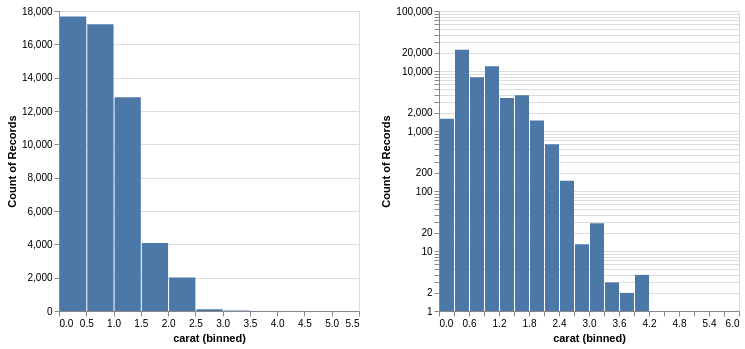

Write notebook code for a chart like this one.
### Code cell
chart1=alt.Chart(data_diamonds).mark_bar().encode(
        alt.X("carat", bin=True),
        y="count()"
        )
chart2=alt.Chart(data_diamonds).mark_bar().encode(
        alt.X("carat").bin(extent=[0,6],step=6/20),
        alt.Y("count()").scale(type="log")
        )

chart1 | chart2
# note: here we do not use a distinct histogram plot, but a basic bar chart, and supply it with transformed data
# via some specialized syntax

### Figure 1 — Vega specification as saved in the notebook (floating-point values rounded to 4 significant figures)
{"$schema": "https://vega.github.io/schema/vega/v5.json", "data": [{"name": "source_0"}, {"name": "data_0", "values": [{"__count": 1599, "bin_extent_0_6_step_0_3_carat": 0.0, "bin_extent_0_6_step_0_3_carat_end": 0.3}, {"__count": 22621, "bin_extent_0_6_step_0_3_carat": 0.3, "bin_extent_0_6_step_0_3_carat_end": 0.6}, {"__count": 7897, "bin_extent_0_6_step_0_3_carat": 0.6, "bin_extent_0_6_step_0_3_carat_end": 0.9}, {"__count": 12023, "bin_extent_0_6_step_0_3_carat": 0.9, "bin_extent_0_6_step_0_3_carat_end": 1.2}, {"__count": 3565, "bin_extent_0_6_step_0_3_carat": 1.2, "bin_extent_0_6_step_0_3_carat_end": 1.5}, {"__count": 3940, "bin_extent_0_6_step_0_3_carat": 1.5, "bin_extent_0_6_step_0_3_carat_end": 1.8}, {"__count": 1494, "bin_extent_0_6_step_0_3_carat": 1.8, "bin_extent_0_6_step_0_3_carat_end": 2.1}, {"__count": 600, "bin_extent_0_6_step_0_3_carat": 2.1, "bin_extent_0_6_step_0_3_carat_end": 2.4}, {"__count": 148, "bin_extent_0_6_step_0_3_carat": 2.4, "bin_extent_0_6_step_0_3_carat_end": 2.7}, {"__count": 29, "bin_extent_0_6_step_0_3_carat": 3.0, "bin_extent_0_6_step_0_3_carat_end": 3.3}, {"__count": 13, "bin_extent_0_6_step_0_3_carat": 2.7, "bin_extent_0_6_step_0_3_carat_end": 3.0}, {"__count": 2, "bin_extent_0_6_step_0_3_carat": 3.6, "bin_extent_0_6_step_0_3_carat_end": 3.9}, {"__count": 3, "bin_extent_0_6_step_0_3_carat": 3.3, "bin_extent_0_6_step_0_3_carat_end": 3.6}, {"__count": 4, "bin_extent_0_6_step_0_3_carat": 3.9, "bin_extent_0_6_step_0_3_carat_end": 4.2}, {"__count": 1, "bin_extent_0_6_step_0_3_carat": 4.8, "bin_extent_0_6_step_0_3_carat_end": 5.1}, {"__count": 1, "bin_extent_0_6_step_0_3_carat": 4.5, "bin_extent_0_6_step_0_3_carat_end": 4.8}]}, {"name": "data_1", "values": [{"__count": 17674, "bin_maxbins_10_carat": 0.0, "bin_maxbins_10_carat_end": 0.5}, {"__count": 17206, "bin_maxbins_10_carat": 0.5, "bin_maxbins_10_carat_end": 1.0}, {"__count": 12825, "bin_maxbins_10_carat": 1.0, "bin_maxbins_10_carat_end": 1.5}, {"__count": 4081, "bin_maxbins_10_carat": 1.5, "bin_maxbins_10_carat_end": 2.0}, {"__count": 2011, "bin_maxbins_10_carat": 2.0, "bin_maxbins_10_carat_end": 2.5}, {"__count": 30, "bin_maxbins_10_carat": 3.0, "bin_maxbins_10_carat_end": 3.5}, {"__count": 103, "bin_maxbins_10_carat": 2.5, "bin_maxbins_10_carat_end": 3.0}, {"__count": 4, "bin_maxbins_10_carat": 3.5, "bin_maxbins_10_carat_end": 4.0}, {"__count": 4, "bin_maxbins_10_carat": 4.0, "bin_maxbins_10_carat_end": 4.5}, {"__count": 1, "bin_maxbins_10_carat": 5.0, "bin_maxbins_10_carat_end": 5.5}, {"__count": 1, "bin_maxbins_10_carat": 4.5, "bin_maxbins_10_carat_end": 5.0}]}, {"name": "data_1_concat_0_y_domain___count", "values": [{"min": 1, "max": 17674}]}], "signals": [{"name": "concat_0_bin_maxbins_10_carat_bins", "value": {"fields": ["carat"], "fname": "bin_carat", "start": 0.0, "step": 0.5, "stop": 5.5}}, {"name": "concat_1_bin_extent_0_6_step_0_3_carat_bins", "value": {"fields": ["carat"], "fname": "bin_carat", "start": 0.0, "step": 0.3, "stop": 6.0}}, {"name": "childWidth", "value": 300}], "marks": [{"type": "group", "name": "concat_0_group", "encode": {"update": {"width": {"signal": "childWidth"}, "height": {"signal": "height"}}}, "marks": [{"type": "rect", "name": "concat_0_marks", "from": {"data": "data_1"}, "encode": {"update": {"fill": {"value": "#4c78a8"}, "x2": {"field": "bin_maxbins_10_carat", "scale": "concat_0_x", "offset": {"signal": "0.5 + (abs(scale(\"concat_0_x\", datum[\"bin_maxbins_10_carat_end\"]) - scale(\"concat_0_x\", datum[\"bin_maxbins_10_carat\"])) < 0.25 ? -0.5 * (0.25 - (abs(scale(\"concat_0_x\", datum[\"bin_maxbins_10_carat_end\"]) - scale(\"concat_0_x\", datum[\"bin_maxbins_10_carat\"])))) : 0.5)"}}, "x": {"field": "bin_maxbins_10_carat_end", "scale": "concat_0_x", "offset": {"signal": "0.5 + (abs(scale(\"concat_0_x\", datum[\"bin_maxbins_10_carat_end\"]) - scale(\"concat_0_x\", datum[\"bin_maxbins_10_carat\"])) < 0.25 ? 0.5 * (0.25 - (abs(scale(\"concat_0_x\", datum[\"bin_maxbins_10_carat_end\"]) - scale(\"concat_0_x\", datum[\"bin_maxbins_10_carat\"])))) : -0.5)"}}, "y": {"field": "__count", "scale": "concat_0_y"}, "y2": {"value": 0, "scale": "concat_0_y"}}}, "style": ["bar"]}], "axes": [{"scale": "concat_0_y", "grid": true, "tickCount": {"signal": "ceil(height/40)"}, "domain": false, "minExtent": 0, "labels": false, "orient": "left", "gridScale": "concat_0_x", "aria": false, "maxExtent": 0, "ticks": false, "zindex": 0}, {"scale": "concat_0_x", "tickCount": {"signal": "ceil(childWidth/10)"}, "orient": "bottom", "grid": false, "title": "carat (binned)", "labelFlush": true, "labelOverlap": true, "zindex": 0}, {"scale": "concat_0_y", "labelOverlap": true, "tickCount": {"signal": "ceil(height/40)"}, "title": "Count of Records", "zindex": 0, "orient": "left", "grid": false}], "style": "cell"}, {"type": "group", "name": "concat_1_group", "encode": {"update": {"width": {"signal": "childWidth"}, "height": {"signal": "height"}}}, "marks": [{"type": "rect", "name": "concat_1_marks", "from": {"data": "data_0"}, "encode": {"update": {"y2": {"signal": "scale('concat_1_y', domain('concat_1_y')[0])"}, "x": {"field": "bin_extent_0_6_step_0_3_carat_end", "scale": "concat_1_x", "offset": {"signal": "0.5 + (abs(scale(\"concat_1_x\", datum[\"bin_extent_0_6_step_0_3_carat_end\"]) - scale(\"concat_1_x\", datum[\"bin_extent_0_6_step_0_3_carat\"])) < 0.25 ? 0.5 * (0.25 - (abs(scale(\"concat_1_x\", datum[\"bin_extent_0_6_step_0_3_carat_end\"]) - scale(\"concat_1_x\", datum[\"bin_extent_0_6_step_0_3_carat\"])))) : -0.5)"}}, "fill": {"value": "#4c78a8"}, "x2": {"field": "bin_extent_0_6_step_0_3_carat", "scale": "concat_1_x", "offset": {"signal": "0.5 + (abs(scale(\"concat_1_x\", datum[\"bin_extent_0_6_step_0_3_carat_end\"]) - scale(\"concat_1_x\", datum[\"bin_extent_0_6_step_0_3_carat\"])) < 0.25 ? -0.5 * (0.25 - (abs(scale(\"concat_1_x\", datum[\"bin_extent_0_6_step_0_3_carat_end\"]) - scale(\"concat_1_x\", datum[\"bin_extent_0_6_step_0_3_carat\"])))) : 0.5)"}}, "y": {"field": "__count", "scale": "concat_1_y"}}}, "style": ["bar"]}], "axes": [{"scale": "concat_1_y", "labels": false, "orient": "left", "zindex": 0, "ticks": false, "maxExtent": 0, "minExtent": 0, "gridScale": "concat_1_x", "grid": true, "domain": false, "aria": false}, {"scale": "concat_1_x", "grid": false, "labelFlush": true, "labelOverlap": true, "tickCount": {"signal": "ceil(childWidth/10)"}, "zindex": 0, "orient": "bottom", "title": "carat (binned)"}, {"scale": "concat_1_y", "labelOverlap": "greedy", "orient": "left", "zindex": 0, "title": "Count of Records", "grid": false}], "style": "cell"}], "scales": [{"name": "concat_0_x", "type": "linear", "domain": {"signal": "[concat_0_bin_maxbins_10_carat_bins.start, concat_0_bin_maxbins_10_carat_bins.stop]"}, "range": [0, {"signal": "childWidth"}], "bins": {"signal": "concat_0_bin_maxbins_10_carat_bins"}, "zero": false}, {"name": "concat_0_y", "type": "linear", "domain": [{"signal": "(data(\"data_1_concat_0_y_domain___count\")[0] || {}).min"}, {"signal": "(data(\"data_1_concat_0_y_domain___count\")[0] || {}).max"}], "range": [{"signal": "height"}, 0], "zero": true, "nice": true}, {"name": "concat_1_x", "type": "linear", "domain": {"signal": "[concat_1_bin_extent_0_6_step_0_3_carat_bins.start, concat_1_bin_extent_0_6_step_0_3_carat_bins.stop]"}, "range": [0, {"signal": "childWidth"}], "bins": {"signal": "concat_1_bin_extent_0_6_step_0_3_carat_bins"}, "zero": false}, {"name": "concat_1_y", "type": "log", "domain": {"data": "data_0", "field": "__count"}, "range": [{"signal": "height"}, 0], "nice": true}], "background": "white", "height": 300, "padding": 5, "layout": {"padding": 20, "bounds": "full", "align": "each"}}
